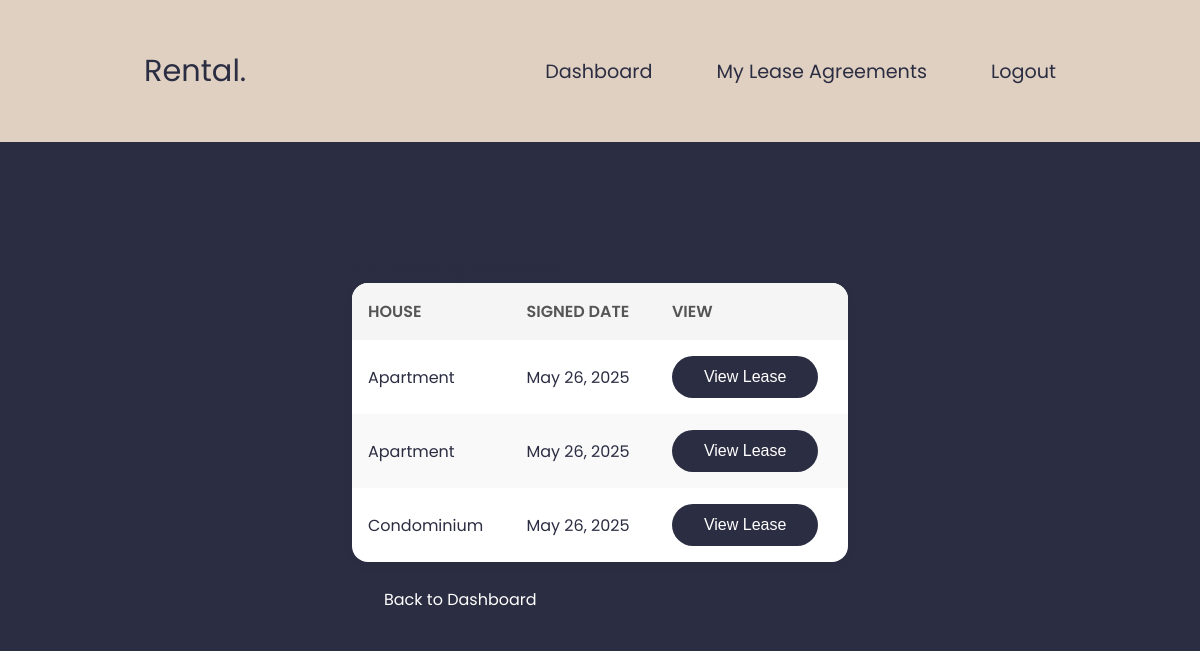
Page /tenant/lease_agreements.php (signed in) on the committed database.
### tables this page shows
CREATE TABLE `lease_agreements` (
  `id` int(11) NOT NULL,
  `house_id` int(11) NOT NULL,
  `tenant_id` int(11) NOT NULL,
  `owner_id` int(11) NOT NULL,
  `signed_by_tenant` tinyint(1) DEFAULT 0,
  `signed_by_owner` tinyint(1) DEFAULT 1,
  `file_path` varchar(255) DEFAULT NULL,
  `created_at` timestamp NOT NULL DEFAULT current_timestamp(),
  `status` varchar(20) DEFAULT 'pending',
  `signed_at` varchar(255) NOT NULL
);

CREATE TABLE `houses` (
  `id` int(11) NOT NULL,
  `owner_id` int(11) NOT NULL,
  `title` varchar(255) NOT NULL,
  `location` varchar(255) DEFAULT NULL,
  `bedrooms` int(11) DEFAULT 0,
  `bathrooms` int(11) DEFAULT 0,
  `area` float DEFAULT 0,
  `description` text DEFAULT NULL,
  `price` decimal(10,2) NOT NULL,
  `status` enum('pending','approved','declined','rented') DEFAULT 'pending',
  `image_path` varchar(255) DEFAULT NULL,
  `created_at` timestamp NOT NULL DEFAULT current_timestamp(),
  `property_manager_id` int(11) DEFAULT NULL,
  `is_rented` tinyint(1) DEFAULT 0
);

### tenant/lease_agreements.php (the view, shortened to what this page needs)
<?php
require_once '../config/db.php';
$stmt = $pdo->prepare("SELECT la.*, h.title FROM lease_agreements la JOIN houses h ON la.house_id = h.id WHERE la.tenant_id = ?");
$stmt->execute([$_SESSION['user_id']]);
$leases = $stmt->fetchAll();
?>
<!DOCTYPE html>
<html lang="en">
<head>
    <link rel="stylesheet" href="../assets/style1.css" />
</head>
<body>
<div class="prop_con">
    <div class="navbar prop_nav">
        <p>Rental.</p>
        <ul>
            <li><a href="../tenant/dashboard.php">Dashboard</a></li>
            <li><a href="lease_agreements.php" class="active">My Lease Agreements</a></li>
            <li><a href="../auth/logout.php">Logout</a></li>
        </ul>
    </div>
    <div class="container">
        <section>
            <h3>My Lease Agreements</h3>
            <table class="user-table" id="leaseAgreementsTable">
                <thead>
                    <tr>
                        <th>House</th>
                        <th>Signed Date</th>
                        <th>View</th>
                    </tr>
                </thead>
                <tbody>
                    <?php if (!empty($leases)): ?>
                        <?php foreach ($leases as $lease): ?>
                            <tr>
                                <td><?= htmlspecialchars($lease['title']) ?></td>
                                <td><?= $lease['signed_by_tenant'] == 1 ? date("F j, Y", strtotime($lease['signed_at'])) : 'Not signed' ?></td>
                                <td>
                                    <?php if ($lease['signed_by_tenant'] == 1): ?>
                                        <button class="btn" onclick="viewLease(<?= $lease['id'] ?>)">View Lease</button>
                                    <?php else: ?>
                                        <button class="btn" onclick="openModal(<?= $lease['id'] ?>)">View & Sign</button>
                                    <?php endif; ?>
                                </td>
                            </tr>
                        <?php endforeach; ?>
                    <?php else: ?>
                        <tr><td colspan="3" style="text-align:center;">No lease agreements found.</td></tr>
                    <?php endif; ?>
                </tbody>
            </table>
            <br />
            <a href="dashboard.php" class="btn">Back to Dashboard</a>
        </section>
    </div>
</div>
</body>
</html>

### assets/style1.css (style rules this page uses)
* { margin: 0; }
:root { --primary-color: #2b2d42; --secondary-color: #b2b2b2; --tertiary-color: #e0d0c1; --text-color: #ffffff; }
.container { padding: 3rem 6rem; font-family: poppins; color: var(--primary-color); margin: 4rem 16rem 7rem 16rem; }
.container h2, p { color: var(--tertiary-color); }
.prop_con { height: 100vh; overflow-y: auto; background-color: var(--primary-color); }
.prop_nav { padding: 3rem 9rem; background-color: #e0d0c1; }
.prop_nav p, li a { color: var(--primary-color); }
.navbar { display: flex; justify-content: space-between; align-items: center; padding: 3rem 9rem; }
.navbar p { font-family: poppins; color: var(--primary-color); font-size: 1.9rem; }
.navbar ul { font-family: poppins; display: flex; gap: 4rem; font-size: 1.2rem; }
.navbar li, a { text-decoration: none; color: var(--text-color); list-style: none; transition: color 0.3s ease; }
.btn { padding: 0.75rem 2rem; background: var(--primary-color); color: #fff; border: none; border-radius: 2rem; font-size: 1rem; cursor: pointer; transition: all 0.3s ease; }
.user-table { width: 100%; border-collapse: collapse; background: #fff; border-radius: 1rem; overflow: hidden; box-shadow: 0 4px 10px rgba(0, 0, 0, 0.05); }
.user-table th, .user-table td { padding: 1rem; text-align: left; }
.user-table th { background: #f5f5f5; color: #555; font-weight: 600; text-transform: uppercase; }
.user-table tbody tr:nth-child(even) { background: #f9f9f9; }

### rows in the picture
lease_agreements: house.title "Apartment", signed_at "May 26, 2025"
lease_agreements: house.title "Apartment", signed_at "May 26, 2025"
lease_agreements: house.title "Condominium", signed_at "May 26, 2025"
